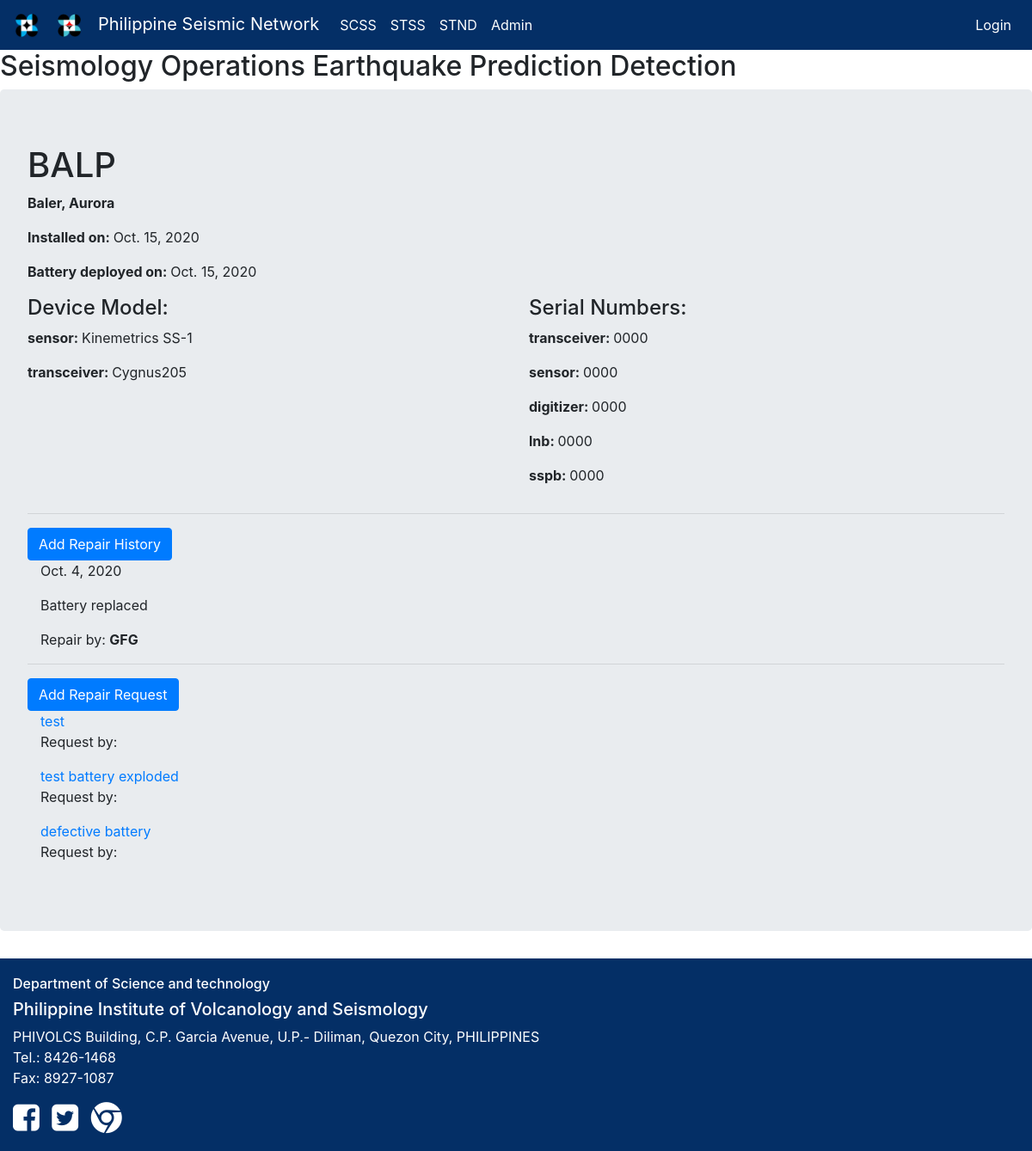
The app's page /station/2 with its own data.
### stationapp/models.py (models this page shows, shortened)
class Station(models.Model):
    code = models.CharField(max_length=4,null='False',default='XXXX')
    location = models.CharField(max_length=200,null='False', default='Phivolcs bldg, C.P. Garcia St., Diliman, Q.C')
    installation_date = models.DateField(blank=True, default=timezone.now)
    sensor_model = models.CharField(max_length=50,null='False',default='Trillium120')
    transceiver_model = models.CharField(max_length=50,null='False',default='Cygnus205')
    battery_start_date = models.DateField(blank=True, default=timezone.now)
    sensor_sn = models.CharField(max_length=50,null='False',default='0000')
    digitizer_sn = models.CharField(max_length=50,null='False',default='0000')
    lnb_sn = models.CharField(max_length=50,null='False',default='0000')
    sspb_sn = models.CharField(max_length=50,null='False',default='0000')
    transceiver_sn = models.CharField(max_length=50,null='False',default='0000')
    def __str__(self):
        return self.code

class History(models.Model):
    station = models.ForeignKey('stationapp.Station', related_name='histories',on_delete=models.CASCADE)
    personnel = models.CharField(max_length=7, default='GFG')
    text = models.CharField(max_length=500, default='enter text here')
    repair_date = models.DateField(blank=True, default=timezone.now)
    save_history = models.BooleanField(default=False)

class Repair(models.Model):
    station = models.ForeignKey('stationapp.Station', related_name='repair_requests',on_delete=models.CASCADE)
    reported_by = models.CharField(max_length=20, default='G.Ganipan')
    date_filed = models.DateField(blank=True, default=timezone.now)
    REPORT_TYPE = [
        ('RQ', 'Request'),
        ('IN', 'Information')
    ]
    report_type_field = models.CharField(max_length=2, choices = REPORT_TYPE, default= 'IN')
    PROBLEM_TYPE = [
        ('WV', 'No Waveform Display'),
        ('DT', 'No Data Record'),
        ('NN', 'No Network Connection'),
        ('PS', 'Power Supply/Source'),
        ('SR', 'Sensor'),
        ('VZ', 'Vandalism'),
        ('SD', 'Structural Damage'),
    ]
    problem_type_field = models.CharField(max_length=2, choices = PROBLEM_TYPE, default= 'WV')
    STATION_TYPE = [
        ('ST', 'STSS'),
        ('SC', 'SCSS'),
        ('TA', 'Tsunami "TEWS" Alerting'),
        ('TD', 'Tsunami "TEWS" Detection'),
        ('TW', 'Tsunami "JICA" TWD'),
        ('DT', 'Tsunami "JICA" DTS'),
        ('IS', 'Intensity Meter SATREPS'),
        ('IJ', 'Intensity Meter JICA2'),
        ('SM', 'Strong Motion'),
        ('MO', 'Main Office')
    ]
    station_type_field = models.CharField(max_length=2, choices = STATION_TYPE, default= 'MO')
    REPAIR_TYPE = [
        ('ST', 'DRC'),
        ('ST', 'Remote Access'),
        ('ST', 'On Site Visit'),
        ('ST', 'Phone Call/SMS'),
    ]
    repair_type_field = models.CharField(max_length=2, choices = REPAIR_TYPE, default= 'MO')
    OPERATION = [
        ('OP', 'Operational'),
        ('NO', 'Not Operational')
    ]
    operation_field = models.CharField(max_length=2, choices = OPERATION, default= 'MO')
    observation = models.TextField()
    repaired_by = models.CharField(max_length=20, default='G.Ganipan')
    analysis = models.TextField(default='')
    repair_procedure = models.TextField(default='')
    def __str__(self):
        return self.observation

### stationapp/views.py (the view)
# urls.py: path('station/<int:pk>', views.StationProfileDetailView.as_view(), name='station_detail'),
class StationProfileDetailView(DetailView):
    model = Station

### stationapp/templates/stationapp/station_detail.html
{% extends 'stationapp/base.html'%}
{% block content %}
<div class="jumbotron">
  <h1 class="posttitle">{{ station }}</h1>
  <p class="postcontent"> <b>{{ station.location }}</b></p>
  <p class="postcontent"> <b>Installed on: </b>{{ station.installation_date }}</p>
  <p class="postcontent"> <b>Battery deployed on: </b>{{ station.battery_start_date }}</p>
<div class="row">
<div class="container col-sm-12 col-lg-6">
  <h4>Device Model:</h4>
  <p class="postcontent"> <b>sensor: </b>{{ station.sensor_model }}</p>
  <p class="postcontent"> <b>transceiver: </b>{{ station.transceiver_model }}</p>
</div>
<div class="container col-sm-12 col-lg-6">
  <h4>Serial Numbers:</h4>
  <p class="postcontent"> <b>transceiver: </b>{{ station.transceiver_sn }}</p>
  <p class="postcontent"> <b>sensor: </b>{{ station.sensor_sn }}</p>
  <p class="postcontent"> <b>digitizer: </b>{{ station.digitizer_sn }}</p>
  <p class="postcontent"> <b>lnb: </b>{{ station.lnb_sn }}</p>
  <p class="postcontent"> <b>sspb: </b>{{ station.sspb_sn }}</p>
</div>
</div>
<hr>
<a class="btn btn-primary btn-comment" href="{% url 'add_history_to_station' pk=station.pk %}">Add Repair History</a>
<div class="container">
{% for history in station.histories.all %}
  {{ history.repair_date }}
  <p>{{ history.text|safe|linebreaks }}</p>
  <p>Repair by: <strong>{{ history.personnel }}</strong></p>
{% empty %}
  <p>No repair yet.</p>
{%endfor%}
</div>
<hr>
<a class="btn btn-primary btn-comment" href="{% url 'add_repair_report' pk=station.pk %}">Add Repair Request</a>
<div class="container">
{% for repair in station.repair_requests.all %}
  <a href="{% url 'repair_report_detail' pk=repair.pk %} ">{{ repair }}</a>
  <p>Request by: <strong>{{ repair.personnel }}</strong></p>
{% empty %}
<p>No request yet.</p>
{%endfor%}
</div>
</div>
{% endblock %}

### records on screen
Station: code "BALP", location "Baler, Aurora", installation_date "Oct. 15, 2020", battery_start_date "Oct. 15, 2020", sensor_model "Kinemetrics SS-1", transceiver_model "Cygnus205", transceiver_sn "0000", sensor_sn "0000", digitizer_sn "0000", lnb_sn "0000", sspb_sn "0000"
History: repair_date "Oct. 4, 2020", text "Battery replaced", personnel "GFG"
Repair: observation "test"
Repair: observation "test battery exploded"
Repair: observation "defective battery"
